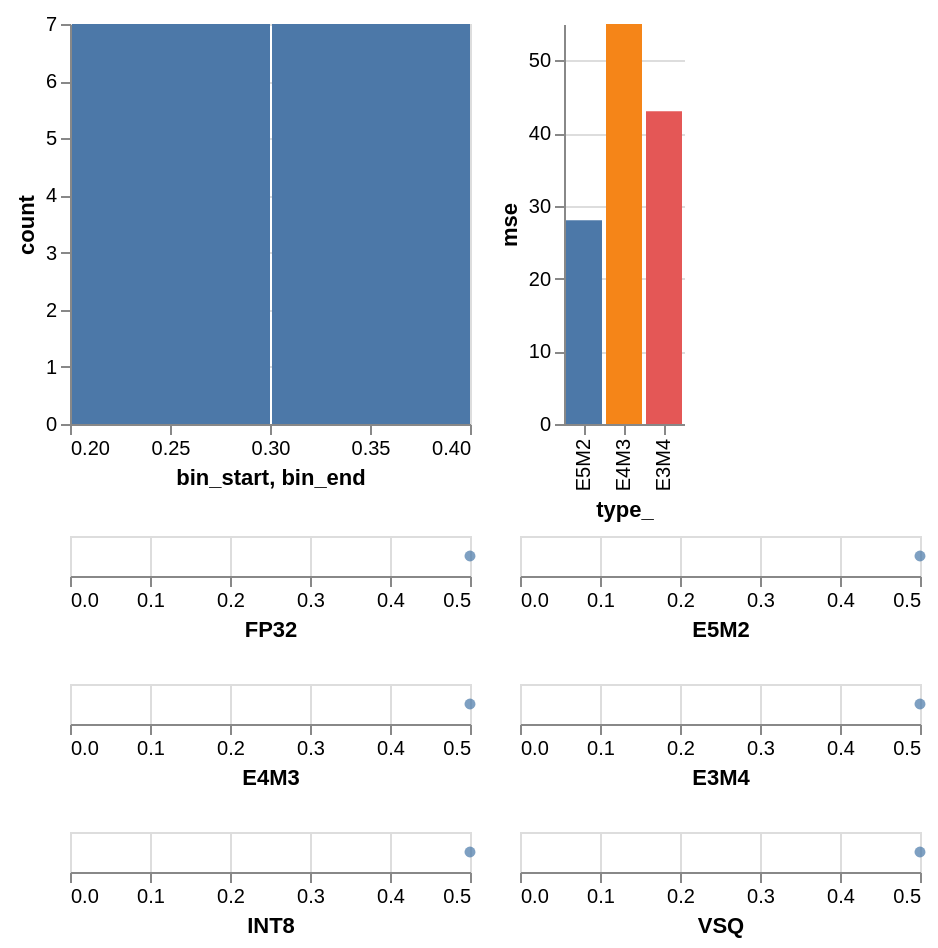

Source (Vega-Lite JSON):
### Vega specification from a JSON file in a GitHub repository (floating-point values rounded to 4 significant figures)
{"$schema": "https://vega.github.io/schema/vega/v5.json", "background": "white", "padding": 5, "layout": {"columns": 1, "padding": 5}, "data": [{"name": "data_FP32", "values": [{"value": 0.5, "type_": "FP32"}]}, {"name": "data_E5M2", "values": [{"value": 0.5, "type_": "E5M2"}]}, {"name": "data_E4M3", "values": [{"value": 0.5, "type_": "E4M3"}]}, {"name": "data_E3M4", "values": [{"value": 0.5, "type_": "E3M4"}]}, {"name": "data_INT8", "values": [{"value": 0.5, "type_": "INT8"}]}, {"name": "data_VSQ", "values": [{"value": 0.5, "type_": "VSQ"}]}, {"name": "hist_source_0", "values": [{"bin_start": 0.3, "bin_end": 0.4, "count": 7}, {"bin_start": 0.2, "bin_end": 0.3, "count": 7}]}, {"name": "hist_data_0", "source": "hist_source_0", "transform": [{"type": "stack", "groupby": ["bin_start", "bin_start"], "field": "count", "sort": {"field": [], "order": []}, "as": ["count_start", "count_end"], "offset": "zero"}, {"type": "filter", "expr": "isValid(datum[\"bin_start\"]) && isFinite(+datum[\"bin_start\"]) && isValid(datum[\"count\"]) && isFinite(+datum[\"count\"])"}]}, {"name": "mse_source_0", "values": [{"mse": 28, "type_": "E5M2"}, {"mse": 55, "type_": "E4M3"}, {"mse": 43, "type_": "E3M4"}]}, {"name": "mse_data_0", "source": "mse_source_0", "transform": [{"type": "stack", "groupby": ["type_"], "field": "mse", "sort": {"field": [], "order": []}, "as": ["mse_start", "mse_end"], "offset": "zero"}, {"type": "filter", "expr": "isValid(datum[\"mse\"]) && isFinite(+datum[\"mse\"])"}]}], "marks": [{"type": "group", "name": "row_1", "style": "cell", "layout": {"columns": 2, "padding": 10, "align": "all"}, "marks": [{"type": "group", "name": "hist_group", "style": "cell", "signals": [{"name": "hist_height", "value": 200}, {"name": "hist_width", "value": 200}], "marks": [{"type": "group", "name": "child__FP32_group", "style": "cell", "encode": {"update": {"width": {"signal": "hist_width"}, "height": {"signal": "hist_height"}}}, "signals": [{"name": "height", "update": "hist_height"}], "marks": [{"name": "hist_marks", "type": "rect", "style": ["bar"], "from": {"data": "hist_data_0"}, "encode": {"update": {"fill": {"value": "#4c78a8"}, "ariaRoleDescription": {"value": "bar"}, "x2": {"scale": "x", "field": "bin_start", "offset": 1}, "x": {"scale": "x", "field": "bin_end"}, "y": {"scale": "y", "field": "count_end"}, "y2": {"scale": "y", "field": "count_start"}}}}], "axes": [{"scale": "y", "orient": "left", "gridScale": "x", "grid": true, "tickCount": {"signal": "ceil(hist_height/40)"}, "domain": false, "labels": false, "aria": false, "maxExtent": 0, "minExtent": 0, "ticks": false, "zindex": 0}, {"scale": "x", "orient": "bottom", "grid": false, "title": "bin_start, bin_end", "labelFlush": true, "labelOverlap": true, "tickCount": {"signal": "ceil(hist_width/40)"}, "zindex": 0}, {"scale": "y", "orient": "left", "grid": false, "title": "count", "labelOverlap": true, "tickCount": {"signal": "ceil(hist_height/40)"}, "zindex": 0}]}], "scales": [{"name": "x", "type": "linear", "domain": {"data": "hist_data_0", "fields": ["bin_start", "bin_end"]}, "range": [0, {"signal": "hist_width"}], "zero": false}, {"name": "y", "type": "linear", "domain": {"data": "hist_data_0", "fields": ["count_start", "count_end"]}, "range": [{"signal": "hist_height"}, 0], "nice": true, "zero": true}]}, {"type": "group", "name": "mse_group", "style": "cell", "signals": [{"name": "x_step", "value": 20}, {"name": "width", "update": "bandspace(domain('mse_x').length, 0.1, 0.05) * x_step"}, {"name": "mse_height", "value": 200}], "marks": [{"type": "group", "name": "child_mse", "style": "cell", "encode": {"update": {"height": {"signal": "mse_height"}}}, "signals": [{"name": "x_step", "value": 20}, {"name": "width", "update": "bandspace(domain('mse_x').length, 0.1, 0.05) * x_step"}, {"name": "height", "update": "mse_height"}], "marks": [{"name": "mse_marks", "type": "rect", "style": ["bar"], "from": {"data": "mse_data_0"}, "encode": {"update": {"fill": {"scale": "mse_color", "field": "type_"}, "ariaRoleDescription": {"value": "bar"}, "x": {"scale": "mse_x", "field": "type_"}, "width": {"signal": "max(0.25, bandwidth('mse_x'))"}, "y": {"scale": "mse_y", "field": "mse_end"}, "y2": {"scale": "mse_y", "field": "mse_start"}}}}], "axes": [{"scale": "mse_y", "orient": "left", "gridScale": "mse_x", "grid": true, "tickCount": {"signal": "ceil(mse_height/40)"}, "domain": false, "labels": false, "aria": false, "maxExtent": 0, "minExtent": 0, "ticks": false, "zindex": 0}, {"scale": "mse_x", "orient": "bottom", "grid": false, "title": "type_", "labelAlign": "right", "labelAngle": 270, "labelBaseline": "middle", "zindex": 0}, {"scale": "mse_y", "orient": "left", "grid": false, "title": "mse", "labelOverlap": true, "tickCount": {"signal": "ceil(mse_height/40)"}, "zindex": 0}]}], "scales": [{"name": "mse_x", "type": "band", "domain": {"data": "mse_data_0", "field": "type_"}, "range": {"step": {"signal": "x_step"}}, "paddingInner": 0.1, "paddingOuter": 0.05}, {"name": "mse_y", "type": "linear", "domain": {"data": "mse_data_0", "fields": ["mse_start", "mse_end"]}, "range": [{"signal": "mse_height"}, 0], "nice": true, "zero": true}, {"name": "mse_color", "type": "ordinal", "domain": {"data": "mse_data_0", "field": "type_"}, "range": "category"}]}]}, {"type": "group", "name": "scale_group", "style": "cell", "signals": [{"name": "childWidth", "value": 200}, {"name": "childHeight", "value": 20}, {"name": "point_color", "value": "#4778a8"}], "layout": {"padding": 20, "columns": 2, "bounds": "full", "align": "all"}, "marks": [{"type": "group", "name": "child__FP32_group", "style": "cell", "encode": {"update": {"width": {"signal": "childWidth"}, "height": {"signal": "childHeight"}}}, "signals": [{"name": "height", "update": "childHeight"}], "marks": [{"type": "symbol", "name": "child__FP32_marks", "style": "point", "from": {"data": "data_FP32"}, "encode": {"update": {"opacity": {"value": 0.7}, "fill": {"signal": "point_color"}, "ariaRoleDescription": {"value": "point"}, "x": {"scale": "child__FP32_x", "field": "value"}, "y": {"signal": "childHeight", "mult": 0.5}, "tooltip": [{"signal": "{\"value\":datum[\"value\"]}"}]}}}], "axes": [{"scale": "child__FP32_x", "orient": "bottom", "grid": true, "tickCount": {"signal": "ceil(childWidth/40)"}, "domain": false, "labels": false, "aria": false, "maxExtent": 0, "minExtent": 0, "ticks": false, "zindex": 0}, {"scale": "child__FP32_x", "orient": "bottom", "grid": false, "tickCount": {"signal": "ceil(childWidth/40)"}, "zindex": 0, "labelFlush": true, "labelOverlap": true, "title": "FP32"}]}, {"type": "group", "name": "child__E5M2_group", "style": "cell", "encode": {"update": {"width": {"signal": "childWidth"}, "height": {"signal": "childHeight"}}}, "signals": [{"name": "height", "update": "childHeight"}], "marks": [{"type": "symbol", "name": "child__E5M2_marks", "style": "point", "from": {"data": "data_E5M2"}, "encode": {"update": {"opacity": {"value": 0.7}, "fill": {"signal": "point_color"}, "ariaRoleDescription": {"value": "point"}, "x": {"scale": "child__E5M2_x", "field": "value"}, "y": {"signal": "childHeight", "mult": 0.5}, "tooltip": [{"signal": "{\"value\":datum[\"value\"]}"}]}}}], "axes": [{"scale": "child__E5M2_x", "orient": "bottom", "grid": true, "tickCount": {"signal": "ceil(childWidth/40)"}, "domain": false, "labels": false, "aria": false, "maxExtent": 0, "minExtent": 0, "ticks": false, "zindex": 0}, {"scale": "child__E5M2_x", "orient": "bottom", "grid": false, "tickCount": {"signal": "ceil(childWidth/40)"}, "zindex": 0, "labelFlush": true, "labelOverlap": true, "title": "E5M2"}]}, {"type": "group", "name": "child__E4M3_group", "style": "cell", "encode": {"update": {"width": {"signal": "childWidth"}, "height": {"signal": "childHeight"}}}, "signals": [{"name": "height", "update": "childHeight"}], "marks": [{"type": "symbol", "name": "child__E4M3_marks", "style": "point", "from": {"data": "data_E4M3"}, "encode": {"update": {"opacity": {"value": 0.7}, "fill": {"signal": "point_color"}, "ariaRoleDescription": {"value": "point"}, "x": {"scale": "child__E4M3_x", "field": "value"}, "y": {"signal": "childHeight", "mult": 0.5}, "tooltip": [{"signal": "{\"value\":datum[\"value\"]}"}]}}}], "axes": [{"scale": "child__E4M3_x", "orient": "bottom", "grid": true, "tickCount": {"signal": "ceil(childWidth/40)"}, "domain": false, "labels": false, "aria": false, "maxExtent": 0, "minExtent": 0, "ticks": false, "zindex": 0}, {"scale": "child__E4M3_x", "orient": "bottom", "grid": false, "tickCount": {"signal": "ceil(childWidth/40)"}, "zindex": 0, "labelFlush": true, "labelOverlap": true, "title": "E4M3"}]}, {"type": "group", "name": "child__E3M4_group", "style": "cell", "encode": {"update": {"width": {"signal": "childWidth"}, "height": {"signal": "childHeight"}}}, "signals": [{"name": "height", "update": "childHeight"}], "marks": [{"type": "symbol", "name": "child__E3M4_marks", "style": "point", "from": {"data": "data_E3M4"}, "encode": {"update": {"opacity": {"value": 0.7}, "fill": {"signal": "point_color"}, "ariaRoleDescription": {"value": "point"}, "x": {"scale": "child__E3M4_x", "field": "value"}, "y": {"signal": "childHeight", "mult": 0.5}, "tooltip": [{"signal": "{\"value\":datum[\"value\"]}"}]}}}], "axes": [{"scale": "child__E3M4_x", "orient": "bottom", "grid": true, "tickCount": {"signal": "ceil(childWidth/40)"}, "domain": false, "labels": false, "aria": false, "maxExtent": 0, "minExtent": 0, "ticks": false, "zindex": 0}, {"scale": "child__E3M4_x", "orient": "bottom", "grid": false, "tickCount": {"signal": "ceil(childWidth/40)"}, "zindex": 0, "labelFlush": true, "labelOverlap": true, "title": "E3M4"}]}, {"type": "group", "name": "child__INT8_group", "style": "cell", "encode": {"update": {"width": {"signal": "childWidth"}, "height": {"signal": "childHeight"}}}, "signals": [{"name": "height", "update": "childHeight"}], "marks": [{"type": "symbol", "name": "child__INT8_marks", "style": "point", "from": {"data": "data_INT8"}, "encode": {"update": {"opacity": {"value": 0.7}, "fill": {"signal": "point_color"}, "ariaRoleDescription": {"value": "point"}, "x": {"scale": "child__INT8_x", "field": "value"}, "y": {"signal": "childHeight", "mult": 0.5}, "tooltip": [{"signal": "{\"value\":datum[\"value\"]}"}]}}}], "axes": [{"scale": "child__INT8_x", "orient": "bottom", "grid": true, "tickCount": {"signal": "ceil(childWidth/40)"}, "domain": false, "labels": false, "aria": false, "maxExtent": 0, "minExtent": 0, "ticks": false, "zindex": 0}, {"scale": "child__INT8_x", "orient": "bottom", "grid": false, "tickCount": {"signal": "ceil(childWidth/40)"}, "zindex": 0, "labelFlush": true, "labelOverlap": true, "title": "INT8"}]}, {"type": "group", "name": "child__VSQ_group", "style": "cell", "encode": {"update": {"width": {"signal": "childWidth"}, "height": {"signal": "childHeight"}}}, "signals": [{"name": "height", "update": "childHeight"}], "marks": [{"type": "symbol", "name": "child__VSQ_marks", "style": "point", "from": {"data": "data_VSQ"}, "encode": {"update": {"opacity": {"value": 0.7}, "fill": {"signal": "point_color"}, "ariaRoleDescription": {"value": "point"}, "x": {"scale": "child__VSQ_x", "field": "value"}, "y": {"signal": "childHeight", "mult": 0.5}, "tooltip": [{"signal": "{\"value\":datum[\"value\"]}"}]}}}], "axes": [{"scale": "child__VSQ_x", "orient": "bottom", "grid": true, "tickCount": {"signal": "ceil(childWidth/40)"}, "domain": false, "labels": false, "aria": false, "maxExtent": 0, "minExtent": 0, "ticks": false, "zindex": 0}, {"scale": "child__VSQ_x", "orient": "bottom", "grid": false, "tickCount": {"signal": "ceil(childWidth/40)"}, "zindex": 0, "labelFlush": true, "labelOverlap": true, "title": "VSQ"}]}], "scales": [{"name": "child__FP32_x", "type": "linear", "domain": {"data": "data_FP32", "field": "value"}, "range": [0, {"signal": "childWidth"}], "nice": true, "zero": true}, {"name": "child__E5M2_x", "type": "linear", "domain": {"data": "data_E5M2", "field": "value"}, "range": [0, {"signal": "childWidth"}], "nice": true, "zero": true}, {"name": "child__E4M3_x", "type": "linear", "domain": {"data": "data_E4M3", "field": "value"}, "range": [0, {"signal": "childWidth"}], "nice": true, "zero": true}, {"name": "child__E3M4_x", "type": "linear", "domain": {"data": "data_E3M4", "field": "value"}, "range": [0, {"signal": "childWidth"}], "nice": true, "zero": true}, {"name": "child__INT8_x", "type": "linear", "domain": {"data": "data_INT8", "field": "value"}, "range": [0, {"signal": "childWidth"}], "nice": true, "zero": true}, {"name": "child__VSQ_x", "type": "linear", "domain": {"data": "data_VSQ", "field": "value"}, "range": [0, {"signal": "childWidth"}], "nice": true, "zero": true}]}]}
